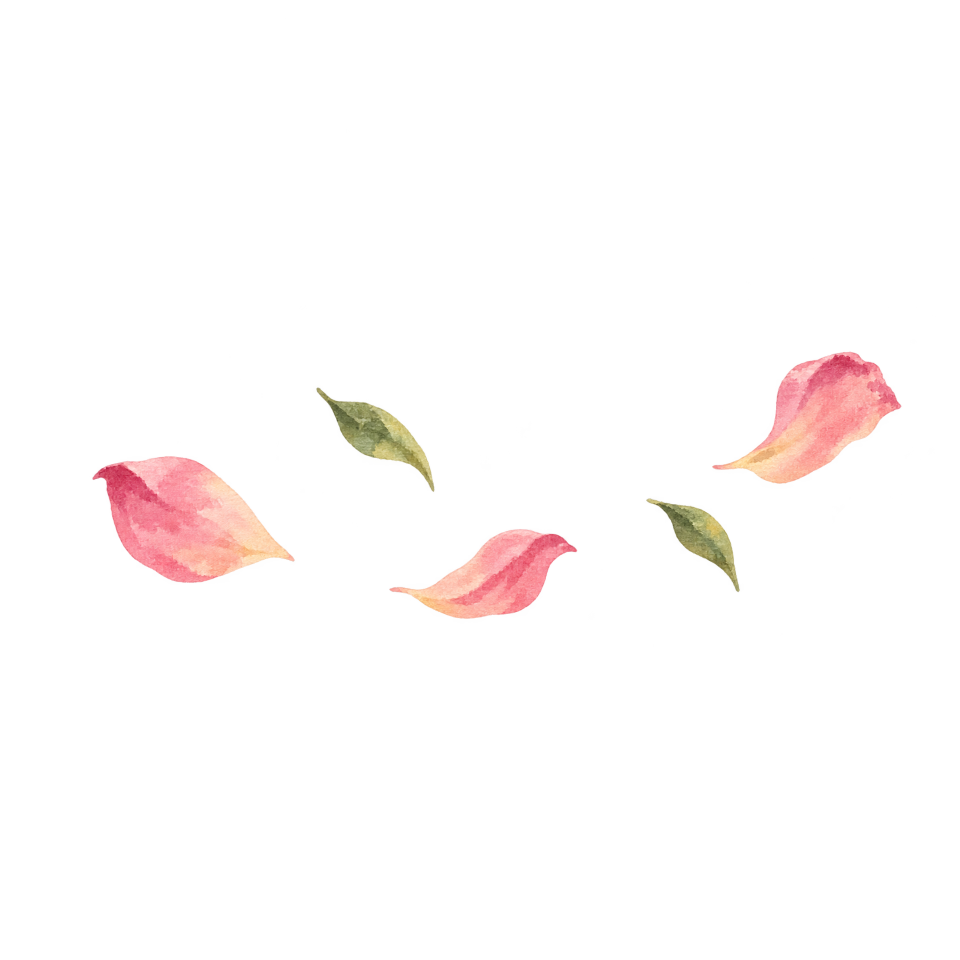
#> input picture art/concepts/scene_hotspots/windowbox/petals_master.png, 1920 x 1920 px (shown at 1/2 size)
$ python prepare_assets.py
#> lines starting #> are read from the running program, lines starting #| are printed output that depends on the picture
#!/usr/bin/env python3
"""Derive lightweight alpha cels from the approved high-resolution paintings.

The butterfly cels use one canvas and an approximate shared torso pivot instead of
per-frame tight crops, so changing wing posture does not teleport the insect.
"""
from pathlib import Path
from PIL import Image

HERE = Path(__file__).resolve().parent
OUTPUT = HERE.parents[3] / "assets/holiday/fx"
OUTPUT.mkdir(parents=True, exist_ok=True)


def cleaned(name: str) -> Image.Image:
#> called with name = 'petals_master.png'
    image = Image.open(HERE / name).convert("RGBA")
#> image is the input picture: PIL image 1920x1920 RGBA; mean R, G, B, A 29.7, 21, 18.3, 11.5
    alpha = image.getchannel("A").point(lambda v: 0 if v < 26 else v)
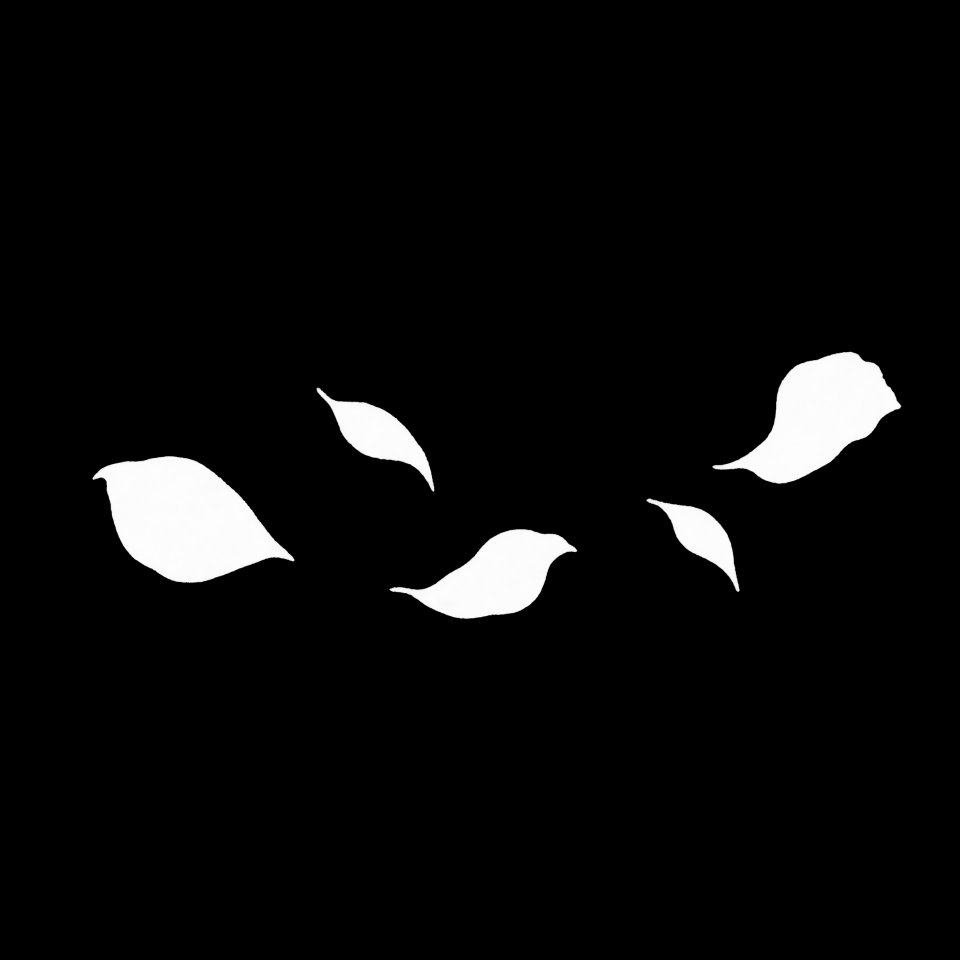
#> alpha: PIL image 1920x1920 L (shown at 1/2 size); min 0, max 254, mean 11.5
    image.putalpha(alpha)
    return image


def render_butterfly(source: str, dest: str, torso: tuple[int, int]) -> None:
    image = cleaned(source)
    # A constant scale preserves the identity of the same insect in both cels.
    size = (round(image.width * 0.12), round(image.height * 0.12))
    small = image.resize(size, Image.Resampling.LANCZOS)
    canvas = Image.new("RGBA", (256, 256))
    torso_on_canvas = (round(torso[0] * 0.12), round(torso[1] * 0.12))
    canvas.alpha_composite(small, (128 - torso_on_canvas[0], 151 - torso_on_canvas[1]))
    canvas.save(OUTPUT / dest, optimize=True)


def render_petals() -> None:
    image = cleaned("petals_master.png")
    # The loose original flower petals remain one complete brushwork composition.
    visible = image.getchannel("A").point(lambda v: 255 if v > 45 else 0).getbbox()
#> visible = (185, 703, 1803, 1238)
    assert visible is not None
    padding = 22
    bounds = (max(0, visible[0] - padding), max(0, visible[1] - padding),
              min(image.width, visible[2] + padding), min(image.height, visible[3] + padding))
#> bounds = (163, 681, 1825, 1260)
    crop = image.crop(bounds)
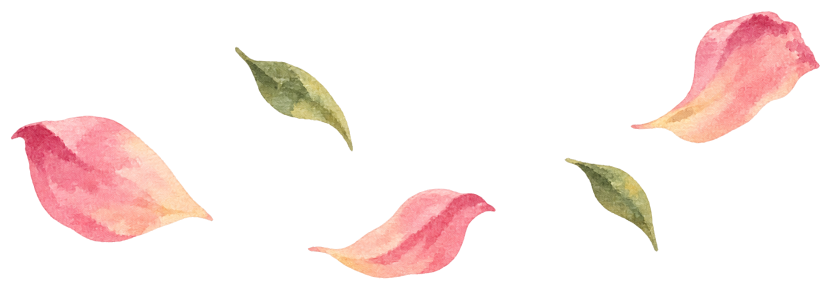
#> crop: PIL image 1662x579 RGBA (shown at 1/2 size); mean R, G, B, A 102.6, 74, 64, 44.1; transparent parts drawn white
    crop.thumbnail((304, 118), Image.Resampling.LANCZOS)
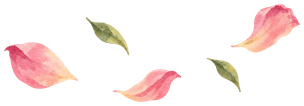
#> crop: PIL image 304x106 RGBA; mean R, G, B, A 48.8, 33.9, 30.9, 44.2; transparent parts drawn white
    canvas = Image.new("RGBA", (320, 136))
#> canvas: PIL image 320x136 RGBA; every value is 0
    canvas.alpha_composite(crop, ((canvas.width - crop.width)//2,
                                   (canvas.height - crop.height)//2))
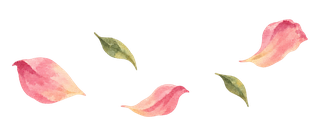
#> canvas: PIL image 320x136 RGBA; mean R, G, B, A 36.1, 25.1, 22.9, 32.7; transparent parts drawn white
    canvas.save(OUTPUT / "windowbox_petals.png", optimize=True)


if __name__ == "__main__":
    render_petals()
    render_butterfly("butterfly_open_master.png", "windowbox_butterfly_open.png", (820, 855))
#> (the run stopped early here; a loop or call above may not have finished)

$ run again, with art/concepts/scene_hotspots/shore_stones/ripple_start_master.png copied over art/concepts/scene_hotspots/windowbox/petals_master.png
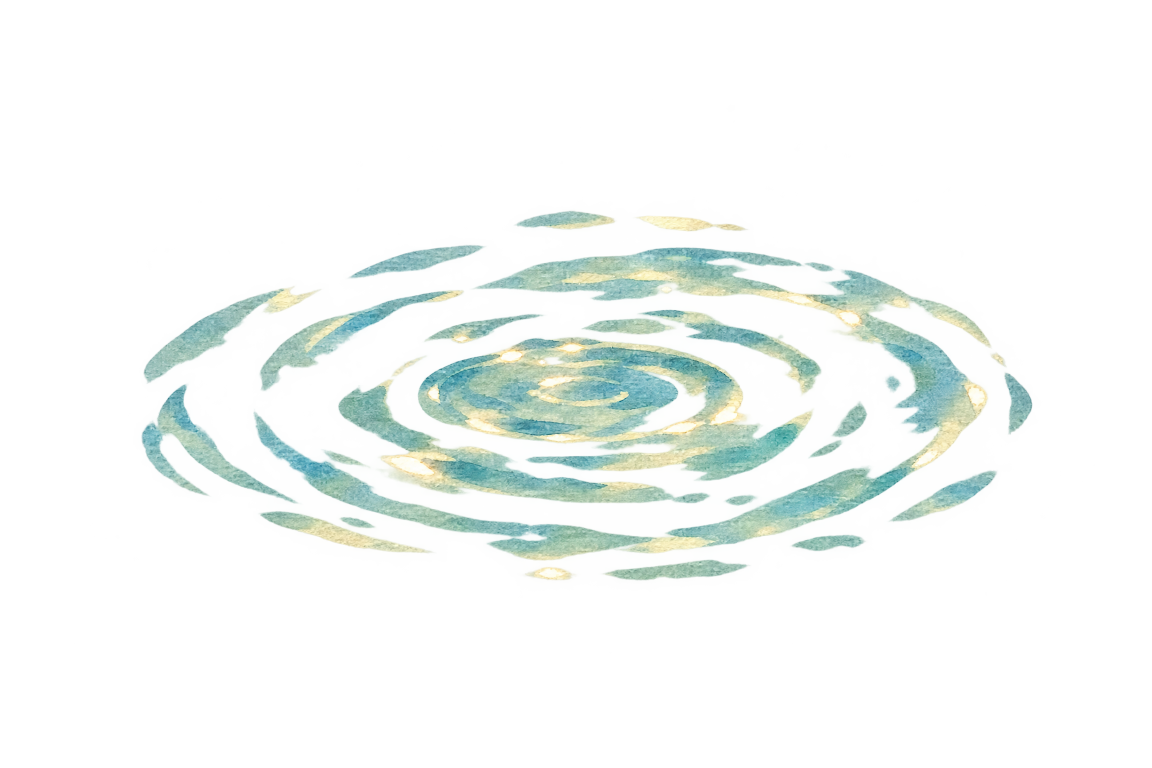
#> input picture art/concepts/scene_hotspots/shore_stones/ripple_start_master.png, 2304 x 1536 px (shown at 1/2 size)
#> in cleaned, image is the input picture: PIL image 2304x1536 RGBA; mean R, G, B, A 56.7, 67.8, 62, 31.6
#> in cleaned, `alpha = image.getchannel("A").point(lambda v: 0 if v < 26 else v)`:
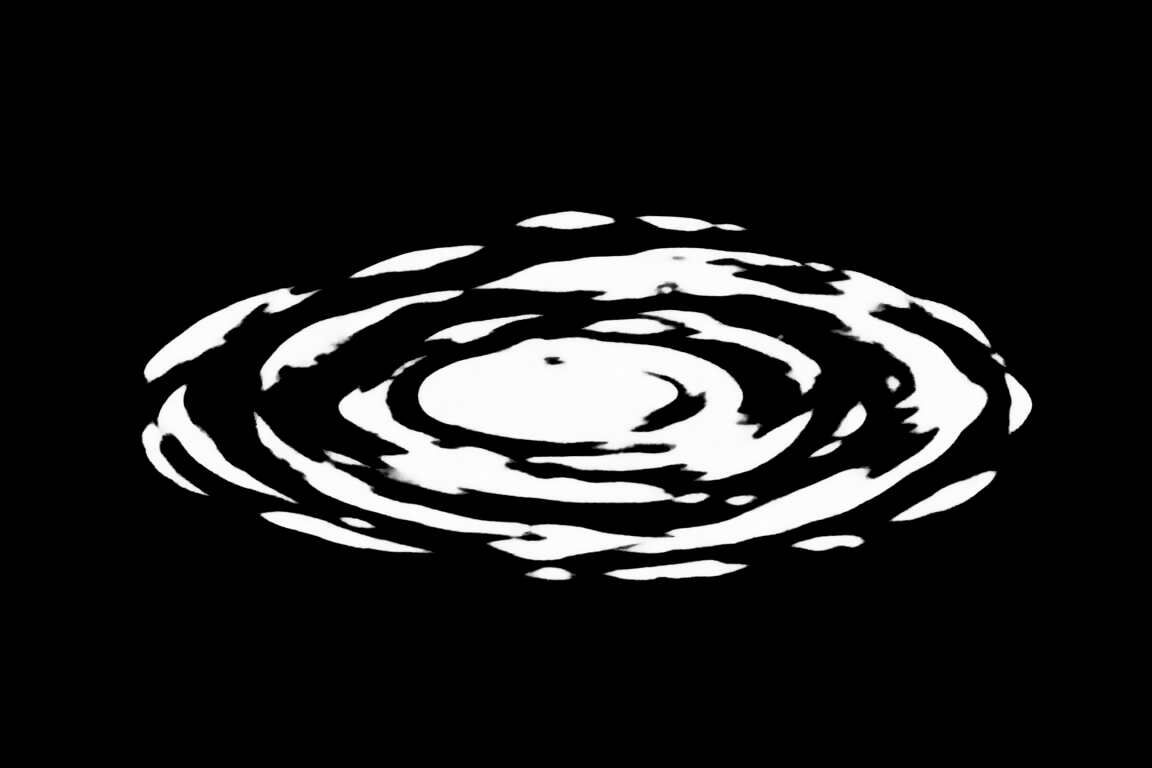
#> alpha: PIL image 2304x1536 L (shown at 1/2 size); min 0, max 254, mean 31.2
#> visible = (283, 421, 2065, 1161)
#> bounds = (261, 399, 2087, 1183)
#> in render_petals, `canvas.alpha_composite(crop, ((canvas.width - crop.width)//2, (canvas...`:
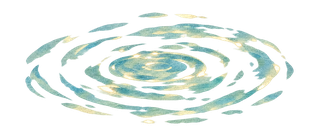
#> canvas: PIL image 320x136 RGBA; mean R, G, B, A 56.7, 68, 62.1, 58; transparent parts drawn white
